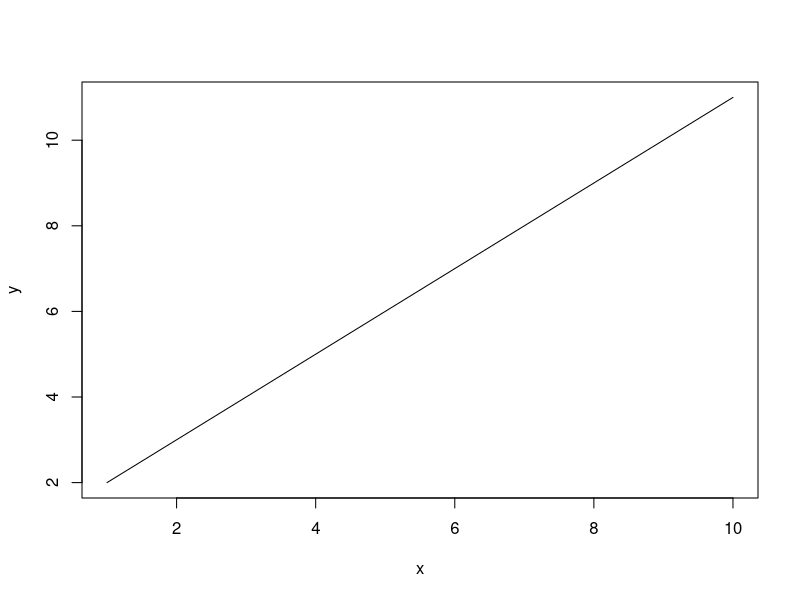
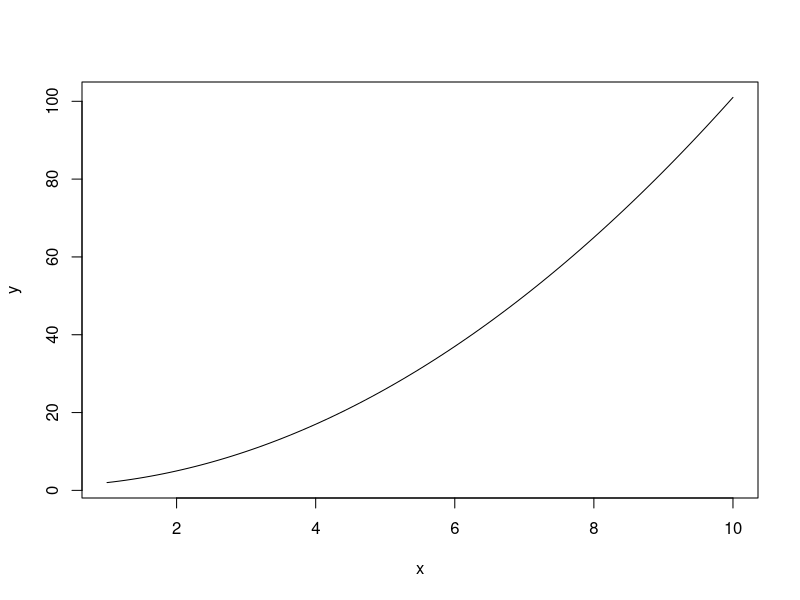
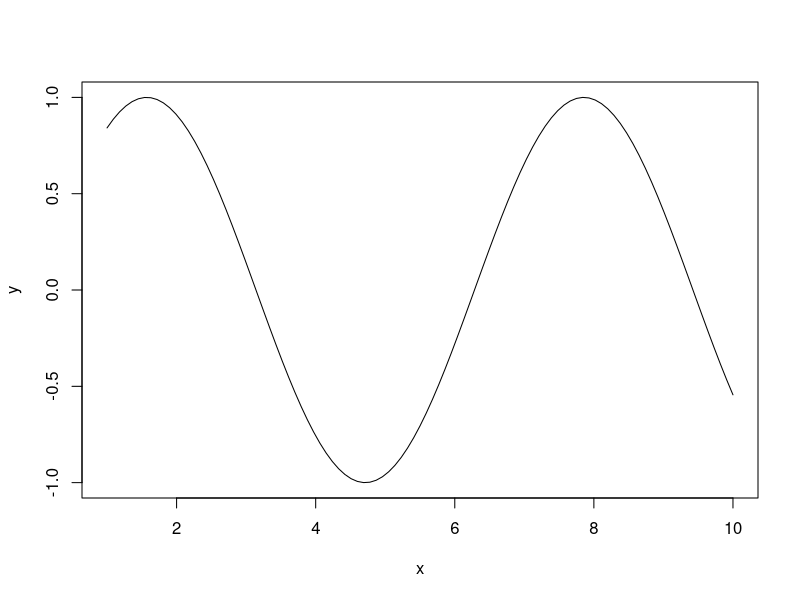
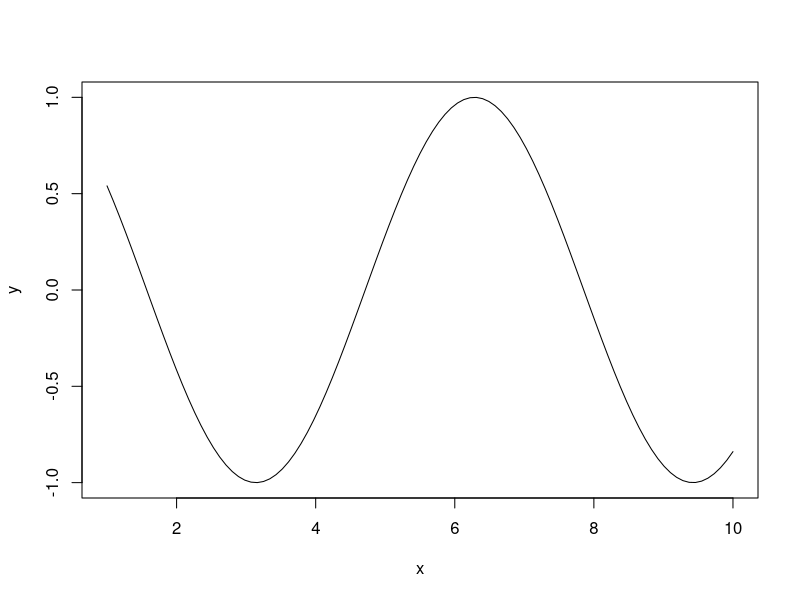
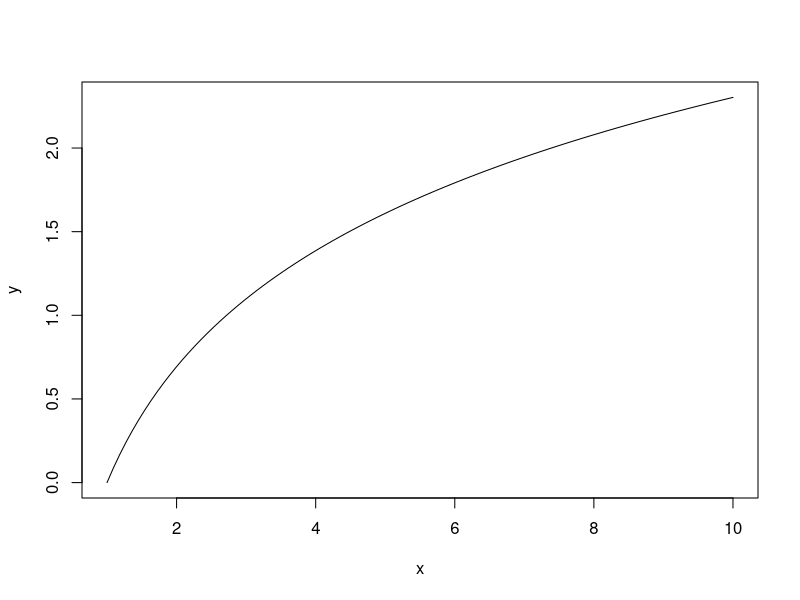
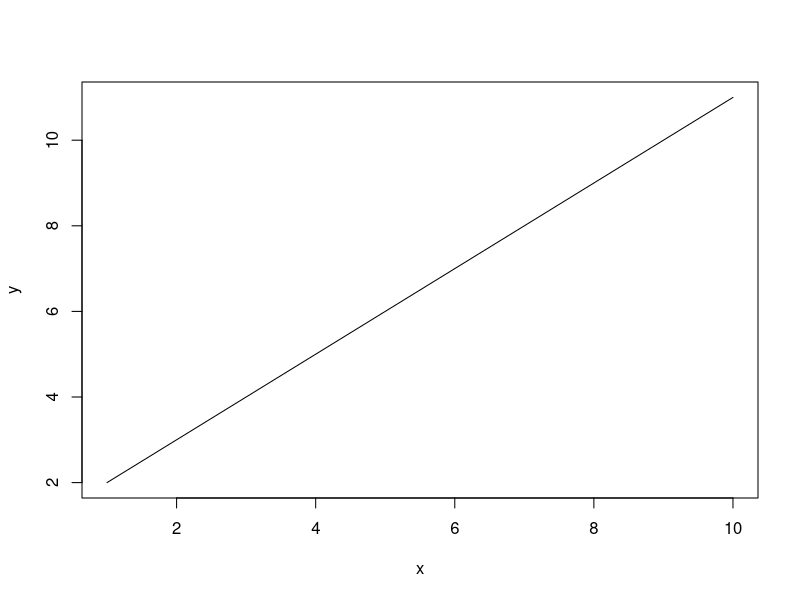
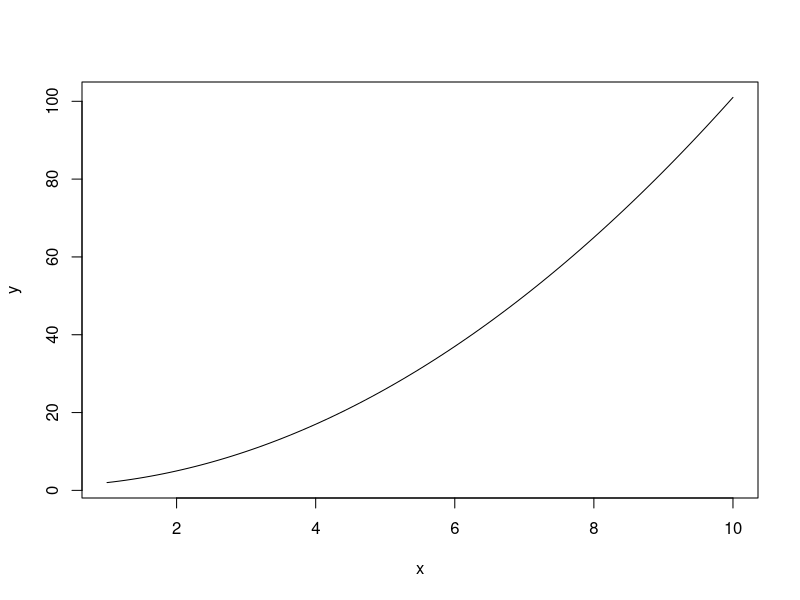
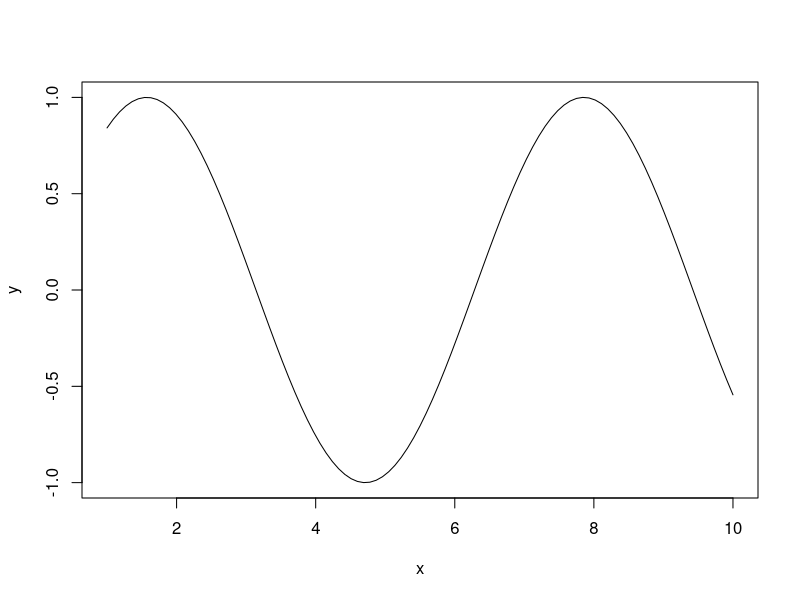

The R source for these figures, in order:
## ---- chunk 1
knitr::opts_chunk$set(echo = TRUE)
## ---- chunk 2
  x = c(1,2,3,4)
  y = seq(1:10)
  z = seq(2,10,2)
  w = rep(0,10)
  y[3] = 1
## ---- chunk 3
  curve(x+1, from=1, to=10 ,xlab="x", ylab="y")
  curve((x^2)+1, from=1, to=10, xlab="x", ylab="y")
  curve(sin(x), from=1, to=10, xlab="x", ylab="y")
  curve(cos(x), from=1, to=10, xlab="x", ylab="y")
  curve(log(x), from=1, to=10, xlab="x", ylab="y")
## ---- chunk 4
  curve(x+1, from=1, to=10 ,xlab="x", ylab="y")
  curve((x^2)+1, from=1, to=10, xlab="x", ylab="y")
  curve(sin(x), from=1, to=10, xlab="x", ylab="y")
  curve(cos(x), from=1, to=10, xlab="x", ylab="y")
  curve(log(x), from=1, to=10, xlab="x", ylab="y")
## ---- chunk 5
library(readr)
dat = read_csv("./pizzadelivery.csv")
  #str(dat)
  #dim(dat)
  #colnames(dat)
  #names(dat)
  #nrow(dat)
  #ncol(dat)
  #head(dat)
  #tail(dat)
  #dat["temperature"] = (dat["temperature"] * (9/5)) + 32
  dat[dat$driver == 'Domenico',]
  dat[dat$pizzas >= 4,"day"]
## ---- chunk 6
  fi = table(dat$driver)
  hi = fi/length(dat$driver)
  barplot(fi)
  tabla = cbind(fi,hi)
## ---- chunk 7
table(dat[dat$free_wine==TRUE,7])
## ---- chunk 8
table(dat[dat$free_wine==T & dat$got_wine==T,6])
## ---- chunk 9
    # Temperature
    # library(readr)
    # db = read_csv("./pizzadelivery.csv")
    # Variable: Time
    temp_list = dat$temperature
    
    # Calculate information to create frequency table
    min= min(temp_list)
    max = max(temp_list)
    length = length(temp_list)
    range = max - min
    class_num = round(1 + log(length, 2))
    class_width = round(range / class_num, 2)
    
    print(c("Min", min))
    print(c("Max", max))
    print(c("Length", length))
    print(c("Range", range))
    print(c("Class Number", class_num))
    print(c("Class Width", class_width))
    
    #Calculate intervals and midpoints
    sequ = seq(min, max + class_width, class_width)
    intervals = cut(temp_list, sequ, right = TRUE, include.lowest = TRUE)
    abs_freq = table(intervals)
    midpoints = round((head(sequ, -1) + diff(sequ) / 2), 2)
    
    #Generate frequency table
    freq_table = cbind(
        Mark = midpoints,
        Abs = abs_freq, 
        Reltv = round(abs_freq / length(temp_list), 2), 
        Acm = cumsum(abs_freq),
        ReAcm = round(cumsum(abs_freq) / length(temp_list))
    )
    
    print(freq_table)
## ---- chunk 10
  #time
  min = min(dat$time)
  max = max(dat$time)
  k = 5
  A = (max-min)/ k
  
  intervals = cut(dat$time, breaks=seq(min, max, by = A), Right = TRUE, include.lowest=TRUE)
  
  fi = table(intervals)
  porc = (fi/ length(dat$time))*100 
  porc = round(porc,2)
  
  pie(porc, porc, col = 2:7, main= "Time")
  legend("topleft",legend=names(fi), fill=2:7)
  
## ---- chunk 11
  # bill
  fi = hist(dat$bill, xlab= "Bill", ylab = "Frequency", main= "Histogram of bill", col = 2:3)

  # fi$counts
  
## ---- chunk 12
  fi = table(dat$pizzas)
  hi  = fi/length(dat$pizzas)
  porc = (fi/ length(dat$pizzas))*100 
  barplot(fi, col=3:4)
## ---- chunk 13
    min= min(temp_list)
    max = max(temp_list)
    sequ = seq(min, max + 10, 10)
    intervals = cut(temp_list, sequ, right = TRUE, include.lowest = TRUE)

    table = table(intervals, dat$branch)
    par(mar = c(5.1, 4.1, 4.1, 8.1), xpd = TRUE)
    barplot(table, beside = T, col = rainbow(5), main = "Temperature for branch °C", legend.text = TRUE,
	    args.legend = list(x = "topright", inset = c(-0.3, 0)))
## ---- chunk 14
    dat$weekend = ifelse(dat$day == 'Friday' | dat$day == 'Saturday' | dat$day == 'Sunday', 1, 0)
    
    weekend_pizzas = sum(dat[dat$day == 'Friday' | dat$day == 'Saturday' | dat$day == 'Sunday', 10])
    weekday_pizzas = sum(dat[dat$day != 'Friday' & dat$day != 'Saturday' & dat$day != 'Sunday', 10])
    
    par(mar = c(5.1, 4.1, 4.1, 10), xpd = TRUE)
    barplot(c(weekday_pizzas, weekend_pizzas), main = "# Pizzas", col = 1:2)
    legend(3, 2000, legend=c("Weekday", "Weekend"),
           col = 1:2, cex=0.8, inset = c(-0.3, 0), fill = 1:2)
## ---- chunk 15
    weekend_bill = sum(dat[dat$day == 'Friday' | dat$day == 'Saturday' | dat$day == 'Sunday', 9])
    weekday_bill = sum(dat[dat$day != 'Friday' & dat$day != 'Saturday' & dat$day != 'Sunday', 9])
    
    par(mar = c(5.1, 4.1, 4.1, 10), xpd = TRUE)
    barplot(c(weekday_bill, weekend_bill), main = "Earnings", col = 1:2)
    legend(3, 25000, legend=c("Weekday", "Weekend"),
           col = 1:2, cex=0.8, inset = c(-0.3, 0), fill = 1:2)
